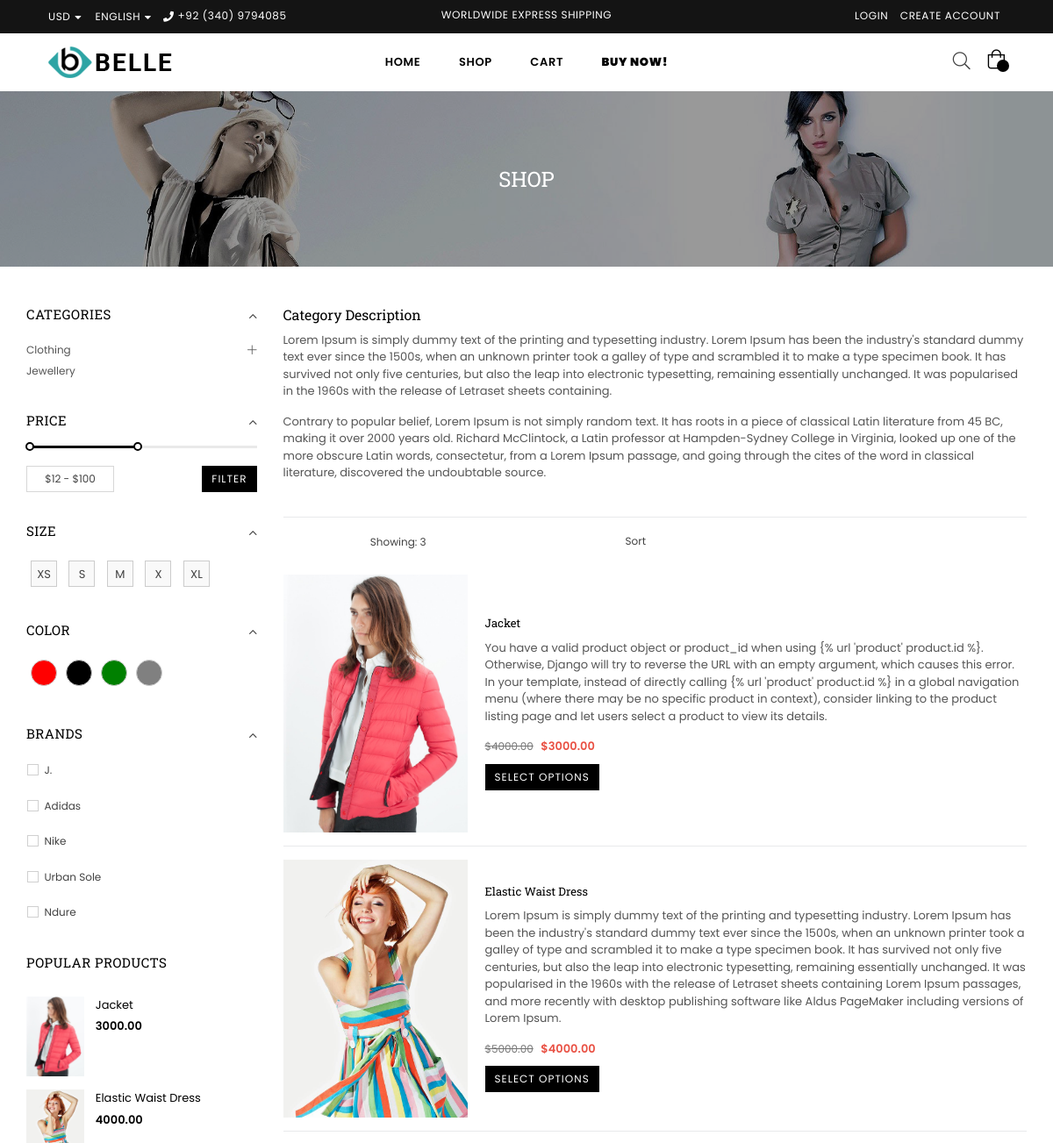
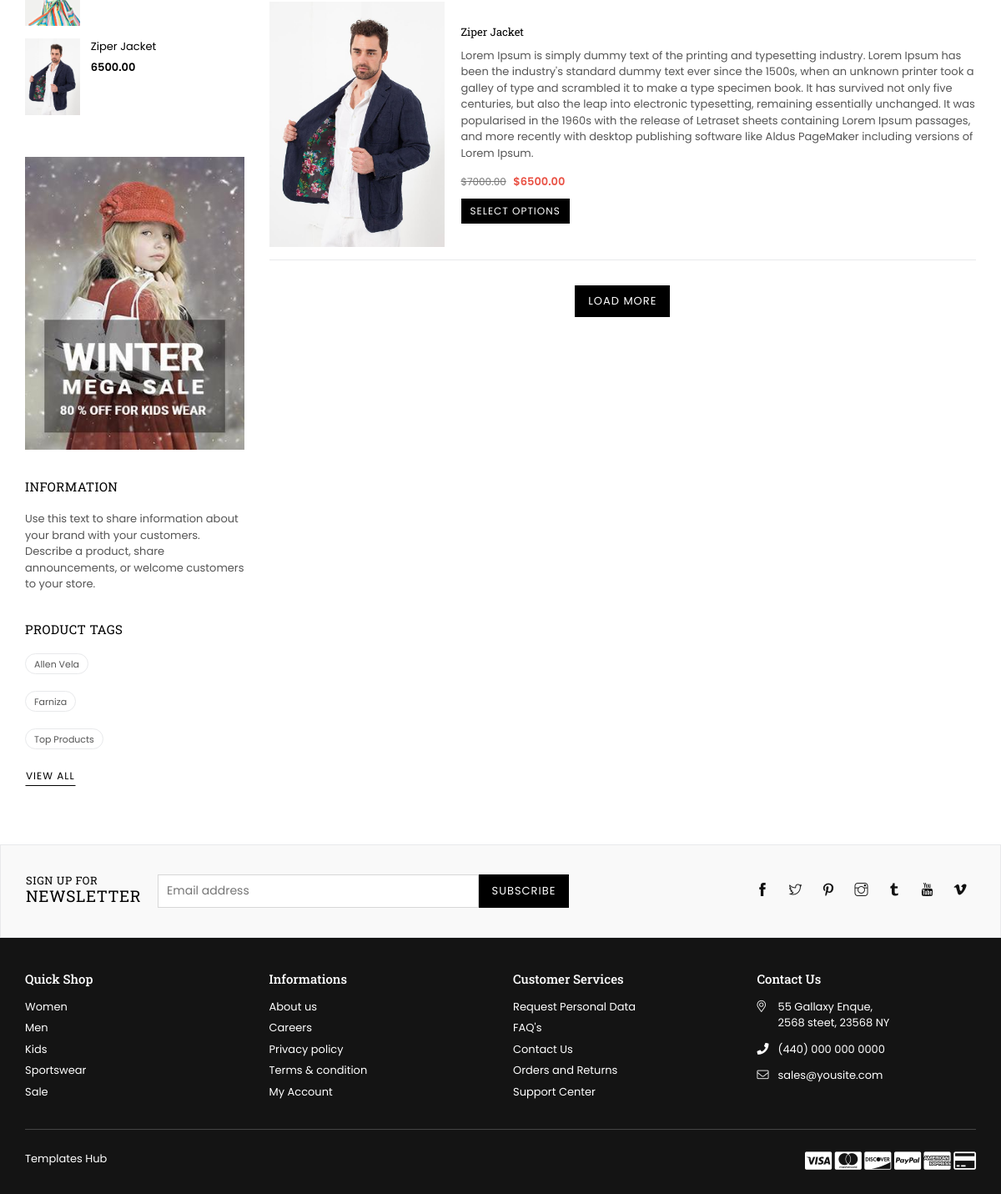
The app's page /shop/ with its own data (2 pictures, top to bottom).
### app/models.py (models this page shows, shortened)
class Category(models.Model):
    name = models.CharField(max_length=100)
    slug = models.SlugField(unique=True, blank=True)
    parent = models.ForeignKey('self', null=True, blank=True, on_delete=models.CASCADE, related_name='subcategories')

class Size(models.Model):
    name = models.CharField(max_length=10, unique=True)  # e.g., "XS", "S", "M", "L", "XL"

class Color(models.Model):
    name = models.CharField(max_length=50, unique=True)  # e.g., "Red", "Black"
    code = models.CharField(max_length=7, unique=True)  # e.g., "#FF0000"

class Brand(models.Model):
    name = models.CharField(max_length=100)

class Product(models.Model):
    name = models.CharField(max_length=255)
    description = models.TextField()
    price = models.DecimalField(max_digits=10, decimal_places=2)
    slug= models.SlugField(unique=True)
    discounted_price = models.DecimalField(max_digits=10, decimal_places=2, null=True, blank=True)
    SKU = models.CharField(max_length=50, unique=True)
    stock = models.IntegerField()
    rating = models.FloatField()
    reviews_count = models.IntegerField()
    in_stock = models.BooleanField(default=True)
    is_new = models.BooleanField(default=False)
    is_on_sale = models.BooleanField(default=False)
    available_colors = models.ManyToManyField(Color, blank=True)
    available_sizes = models.ManyToManyField(Size, blank=True)
    product_type = models.CharField(max_length=50)
    collection = models.CharField(max_length=100)
    main_image = models.ImageField(upload_to='app/images/product_images/')
    hover_image = models.ImageField(upload_to='app/images/product_images/', blank=True, null=True)
    discount_percentage = models.IntegerField(null=True, blank=True)
    limited_stock_message = models.CharField(max_length=255, null=True, blank=True)
    is_featured= models.BooleanField(default=False)
    brand = models.ForeignKey(Brand, on_delete=models.CASCADE, null=True)
    tags = models.ManyToManyField(Tag, blank=True)
    wished_by = models.ManyToManyField(User, related_name='wishlisted_products', blank=True)

class Tag(models.Model):
    name= models.CharField(max_length=100)
    description= models.CharField(max_length=100)
    slug= models.SlugField(max_length=200, unique=True)

### app/views.py (the view)
# urls.py: path('', views.shop_page, name='shop'),
def shop_page(request):
    categories = Category.objects.filter(parent__isnull=True)
    products = Product.objects.all()
    colors = Color.objects.all()
    sizes = Size.objects.all()
    brands = Brand.objects.all()
    tags = Tag.objects.all()
    selected_size = request.GET.get('size')
    if selected_size:
        products = products.filter(available_sizes__name=selected_size)
    price = request.GET.get('amount')
    if price:
        products = products.filter(price__lte=price)
    sort_option = request.GET.get('SortBy', 'title-ascending')
    if sort_option == 'best-selling':
        products = products.order_by('-is_on_sale')  # Example: Sort by sales
    elif sort_option == 'alphabetically-az':
        products = products.order_by('name')
    elif sort_option == 'alphabetically-za':
        products = products.order_by('-name')
    elif sort_option == 'price-low-high':
        products = products.order_by('price')
    elif sort_option == 'price-high-low':
        products = products.order_by('-price')
    elif sort_option == 'discounted':
        products = products.order_by('-discounted_price')
    elif sort_option == 'non-discounted':
        products = products.order_by('discounted_price')
    product_count = products.count()
    context = {
        "categories": categories,
        "products": products,
        'colors': colors,
        'sizes': sizes,
        'brands': brands,
        'tags': tags,
        'selected_size': selected_size,
        'sort_option': sort_option,
        'product_count': product_count,
    }
    return render(request, 'app/shop.html', context)

### app/templates/app/shop.html (shortened to what this page needs)
{% extends 'base.html' %}
{% load static %}
{% block content %}
    <div id="page-content">
    <div>
        <div class="collection-header" style="padding-bottom:45px;">
			<div class="collection-hero">
        		<div class="collection-hero__image"><img class="blur-up lazyload" data-src="{% static 'images/shop/cat-women.jpg' %}" src="{% static 'images/shop/cat-women.jpg' %}" alt="Women" title="Women" /></div>
        		<div class="collection-hero__title-wrapper"><h1 class="collection-hero__title page-width">Shop</h1></div>
      		</div>
		</div>
    </div>
        <div class="container">
        	<div class="row">
            	<div class="col-12 col-sm-12 col-md-3 col-lg-3 sidebar filterbar">
                	<div class="sidebar_tags">
                    	<div class="sidebar_widget categories filter-widget">
                        <div class="widget-title">
                                    <h2>Categories</h2>
                                </div>
                                <div class="widget-content">
                                    <ul class="sidebar_categories">
                                        {% for category in categories %}
                                        <li class="level1 {% if category.subcategories.exists %}sub-level{% endif %}">
                                            <a href="#" class="site-nav">{{ category.name }}</a>
                                        </li>
                                        {% endfor %}
                                    </ul>
                                </div>
                        </div>
                        <div class="sidebar_widget filterBox filter-widget">
                            <div class="widget-title">
                            	<h2>Price</h2>
                            </div>
                            <form action="#" method="post" class="price-filter">
                                <div id="slider-range" class="ui-slider ui-slider-horizontal ui-widget ui-widget-content ui-corner-all">
                                    <span class="ui-slider-handle ui-state-default ui-corner-all" tabindex="0"></span>
                                    <span class="ui-slider-handle ui-state-default ui-corner-all" tabindex="0"></span>
                                </div>
                                <div class="row">
                                    <div class="col-6">
                                        <p class="no-margin"><input id="amount" type="text"></p>
                                    </div>
                                    <div class="col-6 text-right margin-25px-top">
                                        <button class="btn btn-secondary btn--small">filter</button>
                                    </div>
                                </div>
                            </form>
                        </div>
                        <div class="sidebar_widget filterBox filter-widget">
                        <div class="widget-title"><h2>Size</h2></div>
                        <form method="get" action="{% url 'shop' %}">
                            <div class="filter-size swatch-list clearfix">
                                {% for size in sizes %}
                                <label style="display: inline-block; margin: 5px;">
                                    <span class="size-btn"
                                        style="display: inline-block; width: 30px; height: 30px; border: 1px solid #ccc; text-align: center; line-height: 30px; font-weight: normal; background-color: #f9f9f9; cursor: pointer;">
                                        {{ size.name }}
                                    </span>
                                </label>
                                {% endfor %}
                            </div>
                        </form>
                    </div>
                        <div class="sidebar_widget filterBox filter-widget">
                        <div class="widget-title"><h2>Color</h2></div>
                        <form method="get" action="{% url 'shop' %}">
                            <div class="filter-color swatch-list clearfix">
                                {% for color in colors %}
                                <label style="display: inline-block; margin: 5px;">
                                    <span class="swatch-btn"
                                        style="display: inline-block; width: 30px; height: 30px; border: 1px solid #ccc; border-radius: 50%; background-color: {{ color.name|lower }}; cursor: pointer;">
                                    </span>
                                </label>
                                {% endfor %}
                            </div>
                        </form>
                    </div>
                        <div class="sidebar_widget filterBox filter-widget">
                            <div class="widget-title"><h2>Brands</h2></div>
                            {% for brand in brands %}
                                <ul>
                                <li>
                                  <label for="check1"><span></span>{{brand.name}}</label>
                                </li>
                            </ul>
                            {% endfor %}
                        </div>
						<div class="sidebar_widget">
                        	<div class="widget-title"><h2>Popular Products</h2></div>
							<div class="widget-content">
                                <div class="list list-sidebar-products">
                                  <div class="grid">
                                    {% for product in products %}
                                    <div class="grid__item">
                                      <div class="mini-list-item">
                                        <div class="mini-view_image">
                                            <a class="grid-view-item__link" href="#">
                                                <img class="grid-view-item__image" src="{{product.main_image.url}}" alt="" />
                                            </a>
                                        </div>
                                        <div class="details"> <a class="grid-view-item__title" href="#">{{product.name}}</a>
                                          <div class="grid-view-item__meta"><span class="product-price__price"><span class="money">{{product.discounted_price}}</span></span></div>
                                        </div>
                                      </div>
                                    </div>
                                    {% endfor %}
                                  </div>
                                </div>
                          	</div>
						</div>
                        <div class="sidebar_widget static-banner">
                        	<img src="{% static 'images/shop/side-banner-2.jpg' %}" alt="" />
                        </div>
                        <div class="sidebar_widget">
                            <div class="widget-title"><h2>Information</h2></div>
                            <div class="widget-content"><p>Use this text to share information about your brand with your customers. Describe a product, share announcements, or welcome customers to your store.</p></div>
                        </div>
                        <div class="sidebar_widget">
                          <div class="widget-title">
                            <h2>Product Tags</h2>
                          </div>
                          <div class="widget-content">
                            {% for tag in tags %}
                                <ul class="product-tags">
                              <li><a href="#" >{{tag.name}}</a></li>
                            </ul>
                            {% endfor %}
                            <span class="btn btn--small btnview">View all</span> </div>
                        </div>
                    </div>
                </div>
                 <div class="col-12 col-sm-12 col-md-9 col-lg-9 main-col">
                	<div class="category-description">
                    	<h3>Category Description</h3>
                        <p>Lorem Ipsum is simply dummy text of the printing and typesetting industry. Lorem Ipsum has been the industry's standard dummy text ever since the 1500s, when an unknown printer took a galley of type and scrambled it to make a type specimen book. It has survived not only five centuries, but also the leap into electronic typesetting, remaining essentially unchanged. It was popularised in the 1960s with the release of Letraset sheets containing.</p>
                        <p>Contrary to popular belief, Lorem Ipsum is not simply random text. It has roots in a piece of classical Latin literature from 45 BC, making it over 2000 years old. Richard McClintock, a Latin professor at Hampden-Sydney College in Virginia, looked up one of the more obscure Latin words, consectetur, from a Lorem Ipsum passage, and going through the cites of the word in classical literature, discovered the undoubtable source.</p>
                    </div>
                    <hr>
                	<div class="productList">
                    	<div class="toolbar">
                        	<div class="filters-toolbar-wrapper">
                            	<div class="row">
                                    <div class="col-4 col-md-4 col-lg-4 text-center filters-toolbar__item filters-toolbar__item--count d-flex justify-content-center align-items-center">
                                    	<span class="filters-toolbar__product-count">Showing: {{product_count}}</span>
                                    </div>
                                    <div class="col-4 col-md-4 col-lg-4 text-right">
                                        <div class="filters-toolbar__item">
                                            <form method="GET" action="{% url 'shop' %}">
                                                <select name="SortBy" id="SortBy" class="filters-toolbar__input filters-toolbar__input--sort" onchange="this.form.submit()">
                                                    <option value="title-ascending" {% if sort_option == 'title-ascending' %}selected{% endif %}>Sort</option>
                                                </select>
                                            </form>
                                        </div>
                                    </div>
                                </div>
                            </div>
                        </div>
                        <div class="list-view-items grid--view-items">
                            {% for product in products %}
                            <div class="list-product list-view-item">
                                <div class="list-view-item__image-column">
                                    <div class="list-view-item__image-wrapper">
                                        <a href="{% url 'product' product.slug %}"><img class="list-view-item__image blur-up lazyload" data-src="{{product.main_image.url}}" src="{{product.main_image.url}}" alt="image" title="product"></a>
                                    </div>
                                </div>
                                <div class="list-view-item__title-column">
                                    <div class="h4 grid-view-item__title"><a href="#">{{product.name}}</a></div>
                                    <p>{{product.description}}</p>
                                    <p class="product-price grid-view-item__meta">
                                        <span class="old-price">${{product.price}}</span>
                                        <span class="product-price__price product-price__sale"><span class="money">${{product.discounted_price}}</span></span>
                                    </p>
                                    <form class="variants" action="{% url 'product' product.slug %}">
                                    	<button class="btn btn--small" type="submit">Select Options</button>
	                                </form>
                                </div>
                            </div>
                            {% endfor %}
                        </div>
                    </div>
                    <div class="infinitpaginOuter">
                        <div class="infinitpagin">
                            <a href="{% url 'shop' %}" class="btn loadMore">Load More</a>
                        </div>
                    </div>
                </div>
            </div>
        </div>
    </div>
{% endblock content %}

### records on screen
Category: name "Clothing"
Category: name "Jewellery"
Size: name "XS"
Size: name "S"
Size: name "M"
Size: name "X"
Size: name "XL"
Brand: name "J."
Brand: name "Adidas"
Brand: name "Nike"
Brand: name "Urban Sole"
Brand: name "Ndure"
Product: main_image (picture), name "Jacket", discounted_price "3000.00", description "You have a valid product object or product_id when using {% url 'product' product.id %}. Otherwise, Django will try to reverse the URL with an empty argument, which causes this error. In your template, instead of directly calling {% url 'product' product.id %} in a global navigation menu (where there may be no specific product in context), consider linking to the product listing page and let users select a product to view its details.", price "4000.00"
Product: main_image (picture), name "Elastic Waist Dress", discounted_price "4000.00", description "Lorem Ipsum is simply dummy text of the printing and typesetting industry. Lorem Ipsum has been the industry's standard dummy text ever since the 1500s, when an unknown printer took a galley of type and scrambled it to make a type specimen book. It has survived not only five centuries, but also the leap into electronic typesetting, remaining essentially unchanged. It was popularised in the 1960s with the release of Letraset sheets containing Lorem Ipsum passages, and more recently with desktop publishing software like Aldus PageMaker including versions of Lorem Ipsum.", price "5000.00"
Product: main_image (picture), name "Ziper Jacket", discounted_price "6500.00", description "Lorem Ipsum is simply dummy text of the printing and typesetting industry. Lorem Ipsum has been the industry's standard dummy text ever since the 1500s, when an unknown printer took a galley of type and scrambled it to make a type specimen book. It has survived not only five centuries, but also the leap into electronic typesetting, remaining essentially unchanged. It was popularised in the 1960s with the release of Letraset sheets containing Lorem Ipsum passages, and more recently with desktop publishing software like Aldus PageMaker including versions of Lorem Ipsum.", price "7000.00"
Tag: name "Allen Vela"
Tag: name "Farniza"
Tag: name "Top Products"

### other values on screen
{{ product_count }} "3"
